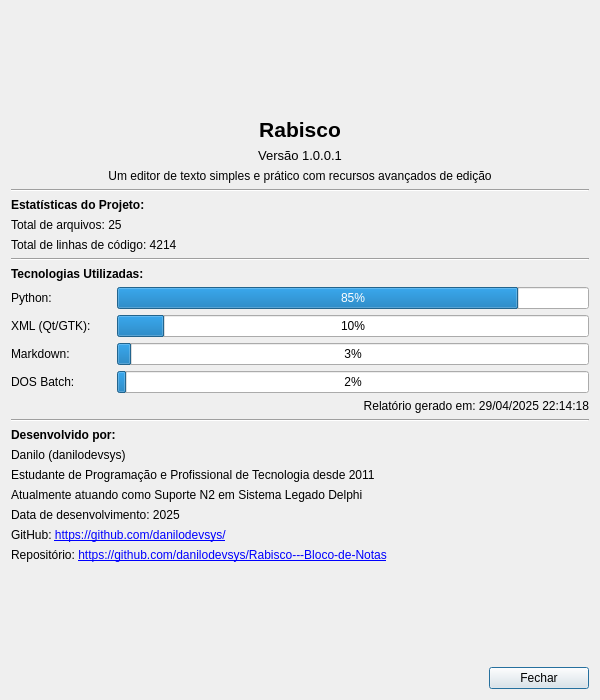
<?xml version="1.0" encoding="UTF-8"?>
<ui version="4.0">
 <class>DialogSobre</class>
 <widget class="QDialog" name="DialogSobre">
  <property name="geometry">
   <rect>
    <x>0</x>
    <y>0</y>
    <width>600</width>
    <height>700</height>
   </rect>
  </property>
  <property name="windowTitle">
   <string>Sobre o Rabisco</string>
  </property>
  <property name="windowIcon">
   <iconset>
    <normaloff>../assets/icons/logo_rabisco.ico</normaloff>../assets/icons/logo_rabisco.ico</iconset>
  </property>
  <layout class="QVBoxLayout" name="verticalLayout">
   <item>
    <widget class="QLabel" name="labelLogo">
     <property name="minimumSize">
      <size>
       <width>100</width>
       <height>100</height>
      </size>
     </property>
     <property name="maximumSize">
      <size>
       <width>100</width>
       <height>100</height>
      </size>
     </property>
     <property name="text">
      <string/>
     </property>
     <property name="pixmap">
      <pixmap>../assets/icons/logo_rabisco.ico</pixmap>
     </property>
     <property name="scaledContents">
      <bool>true</bool>
     </property>
     <property name="alignment">
      <set>Qt::AlignCenter</set>
     </property>
    </widget>
   </item>
   <item>
    <widget class="QLabel" name="labelTitulo">
     <property name="font">
      <font>
       <pointsize>16</pointsize>
       <weight>75</weight>
       <bold>true</bold>
      </font>
     </property>
     <property name="text">
      <string>Rabisco</string>
     </property>
     <property name="alignment">
      <set>Qt::AlignCenter</set>
     </property>
    </widget>
   </item>
   <item>
    <widget class="QLabel" name="labelVersao">
     <property name="font">
      <font>
       <pointsize>10</pointsize>
      </font>
     </property>
     <property name="text">
      <string>Versão 1.0.0.1</string>
     </property>
     <property name="alignment">
      <set>Qt::AlignCenter</set>
     </property>
    </widget>
   </item>
   <item>
    <widget class="QLabel" name="labelDescricao">
     <property name="text">
      <string>Um editor de texto simples e prático com recursos avançados de edição</string>
     </property>
     <property name="alignment">
      <set>Qt::AlignCenter</set>
     </property>
     <property name="wordWrap">
      <bool>true</bool>
     </property>
    </widget>
   </item>
   <item>
    <widget class="Line" name="line">
     <property name="orientation">
      <enum>Qt::Horizontal</enum>
     </property>
    </widget>
   </item>
   <item>
    <widget class="QLabel" name="labelEstatisticas">
     <property name="font">
      <font>
       <weight>75</weight>
       <bold>true</bold>
      </font>
     </property>
     <property name="text">
      <string>Estatísticas do Projeto:</string>
     </property>
    </widget>
   </item>
   <item>
    <widget class="QLabel" name="labelArquivos">
     <property name="text">
      <string>Total de arquivos: 25</string>
     </property>
    </widget>
   </item>
   <item>
    <widget class="QLabel" name="labelLinhasCodigo">
     <property name="text">
      <string>Total de linhas de código: 4214</string>
     </property>
    </widget>
   </item>
   <item>
    <widget class="Line" name="line_3">
     <property name="orientation">
      <enum>Qt::Horizontal</enum>
     </property>
    </widget>
   </item>
   <item>
    <widget class="QLabel" name="labelTecnologias">
     <property name="font">
      <font>
       <weight>75</weight>
       <bold>true</bold>
      </font>
     </property>
     <property name="text">
      <string>Tecnologias Utilizadas:</string>
     </property>
    </widget>
   </item>
   <item>
    <layout class="QHBoxLayout" name="horizontalLayoutPython">
     <item>
      <widget class="QLabel" name="labelPython">
       <property name="minimumSize">
        <size>
         <width>100</width>
         <height>0</height>
        </size>
       </property>
       <property name="text">
        <string>Python:</string>
       </property>
      </widget>
     </item>
     <item>
      <widget class="QProgressBar" name="progressBarPython">
       <property name="value">
        <number>85</number>
       </property>
       <property name="format">
        <string>85%</string>
       </property>
      </widget>
     </item>
    </layout>
   </item>
   <item>
    <layout class="QHBoxLayout" name="horizontalLayoutXML">
     <item>
      <widget class="QLabel" name="labelXML">
       <property name="minimumSize">
        <size>
         <width>100</width>
         <height>0</height>
        </size>
       </property>
       <property name="text">
        <string>XML (Qt/GTK):</string>
       </property>
      </widget>
     </item>
     <item>
      <widget class="QProgressBar" name="progressBarXML">
       <property name="value">
        <number>10</number>
       </property>
       <property name="format">
        <string>10%</string>
       </property>
      </widget>
     </item>
    </layout>
   </item>
   <item>
    <layout class="QHBoxLayout" name="horizontalLayoutMarkdown">
     <item>
      <widget class="QLabel" name="labelMarkdown">
       <property name="minimumSize">
        <size>
         <width>100</width>
         <height>0</height>
        </size>
       </property>
       <property name="text">
        <string>Markdown:</string>
       </property>
      </widget>
     </item>
     <item>
      <widget class="QProgressBar" name="progressBarMarkdown">
       <property name="value">
        <number>3</number>
       </property>
       <property name="format">
        <string>3%</string>
       </property>
      </widget>
     </item>
    </layout>
   </item>
   <item>
    <layout class="QHBoxLayout" name="horizontalLayoutBatch">
     <item>
      <widget class="QLabel" name="labelBatch">
       <property name="minimumSize">
        <size>
         <width>100</width>
         <height>0</height>
        </size>
       </property>
       <property name="text">
        <string>DOS Batch:</string>
       </property>
      </widget>
     </item>
     <item>
      <widget class="QProgressBar" name="progressBarBatch">
       <property name="value">
        <number>2</number>
       </property>
       <property name="format">
        <string>2%</string>
       </property>
      </widget>
     </item>
    </layout>
   </item>
   <item>
    <widget class="QLabel" name="labelDataRelatorio">
     <property name="text">
      <string>Relatório gerado em: 29/04/2025 22:14:18</string>
     </property>
     <property name="alignment">
      <set>Qt::AlignRight|Qt::AlignTrailing|Qt::AlignVCenter</set>
     </property>
    </widget>
   </item>
   <item>
    <widget class="Line" name="line_2">
     <property name="orientation">
      <enum>Qt::Horizontal</enum>
     </property>
    </widget>
   </item>
   <item>
    <widget class="QLabel" name="labelAutor">
     <property name="font">
      <font>
       <weight>75</weight>
       <bold>true</bold>
      </font>
     </property>
     <property name="text">
      <string>Desenvolvido por:</string>
     </property>
    </widget>
   </item>
   <item>
    <widget class="QLabel" name="labelNome">
     <property name="text">
      <string>Danilo (danilodevsys)</string>
     </property>
    </widget>
   </item>
   <item>
    <widget class="QLabel" name="labelExperiencia">
     <property name="text">
      <string>Estudante de Programação e Profissional de Tecnologia desde 2011</string>
     </property>
     <property name="wordWrap">
      <bool>true</bool>
     </property>
    </widget>
   </item>
   <item>
    <widget class="QLabel" name="labelAtuacao">
     <property name="text">
      <string>Atualmente atuando como Suporte N2 em Sistema Legado Delphi</string>
     </property>
     <property name="wordWrap">
      <bool>true</bool>
     </property>
    </widget>
   </item>
   <item>
    <widget class="QLabel" name="labelData">
     <property name="text">
      <string>Data de desenvolvimento: 2025</string>
     </property>
    </widget>
   </item>
   <item>
    <widget class="QLabel" name="labelGithub">
     <property name="text">
      <string>&lt;html&gt;&lt;head/&gt;&lt;body&gt;&lt;p&gt;GitHub: &lt;a href=&quot;https://github.com/danilodevsys/&quot;&gt;&lt;span style=&quot; text-decoration: underline; color:#0000ff;&quot;&gt;https://github.com/danilodevsys/&lt;/span&gt;&lt;/a&gt;&lt;/p&gt;&lt;/body&gt;&lt;/html&gt;</string>
     </property>
     <property name="openExternalLinks">
      <bool>true</bool>
     </property>
    </widget>
   </item>
   <item>
    <widget class="QLabel" name="labelRepositorio">
     <property name="text">
      <string>&lt;html&gt;&lt;head/&gt;&lt;body&gt;&lt;p&gt;Repositório: &lt;a href=&quot;https://github.com/danilodevsys/Rabisco---Bloco-de-Notas&quot;&gt;&lt;span style=&quot; text-decoration: underline; color:#0000ff;&quot;&gt;https://github.com/danilodevsys/Rabisco---Bloco-de-Notas&lt;/span&gt;&lt;/a&gt;&lt;/p&gt;&lt;/body&gt;&lt;/html&gt;</string>
     </property>
     <property name="openExternalLinks">
      <bool>true</bool>
     </property>
    </widget>
   </item>
   <item>
    <spacer name="verticalSpacer">
     <property name="orientation">
      <enum>Qt::Vertical</enum>
     </property>
     <property name="sizeHint" stdset="0">
      <size>
       <width>20</width>
       <height>40</height>
      </size>
     </property>
    </spacer>
   </item>
   <item>
    <layout class="QHBoxLayout" name="horizontalLayout">
     <item>
      <spacer name="horizontalSpacer">
       <property name="orientation">
        <enum>Qt::Horizontal</enum>
       </property>
       <property name="sizeHint" stdset="0">
        <size>
         <width>40</width>
         <height>20</height>
        </size>
       </property>
      </spacer>
     </item>
     <item>
      <widget class="QPushButton" name="btnFechar">
       <property name="minimumSize">
        <size>
         <width>100</width>
         <height>0</height>
        </size>
       </property>
       <property name="text">
        <string>Fechar</string>
       </property>
      </widget>
     </item>
    </layout>
   </item>
  </layout>
 </widget>
 <resources/>
 <connections/>
</ui>
